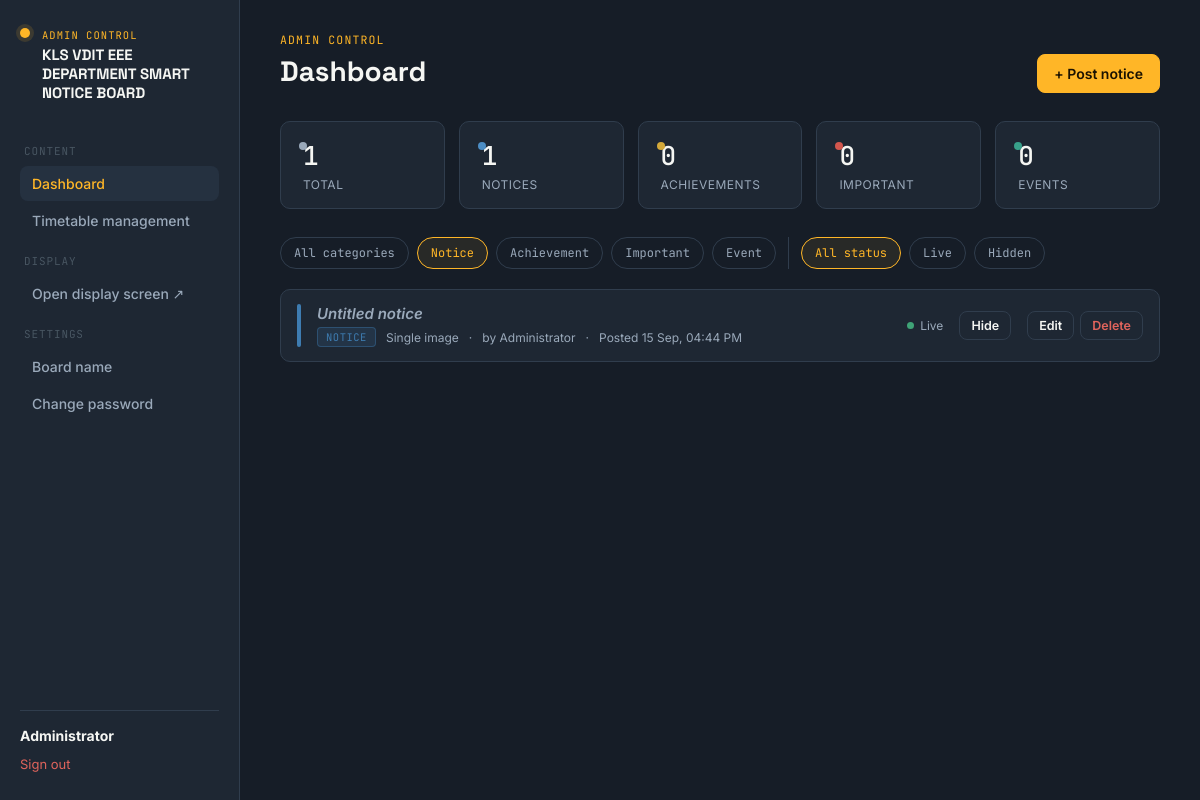
/dashboard?category=notice&status=all (signed in), run on the app's committed database.
### app.py (models this page shows, shortened)
class Settings(db.Model):
    id = db.Column(db.Integer, primary_key=True)
    board_title = db.Column(db.String(200), nullable=False, default=DEFAULT_BOARD_TITLE)

class User(UserMixin, db.Model):
    id = db.Column(db.Integer, primary_key=True)
    username = db.Column(db.String(64), unique=True, nullable=False)
    name = db.Column(db.String(128), nullable=False)
    password_hash = db.Column(db.String(255), nullable=False)
    role = db.Column(db.String(16), nullable=False, default="staff")  # admin | staff
    created_at = db.Column(db.DateTime, default=datetime.now)

class Notice(db.Model):
    id = db.Column(db.Integer, primary_key=True)
    title = db.Column(db.String(200), nullable=False)
    category = db.Column(db.String(20), nullable=False, default="notice")
    display_type = db.Column(db.String(20), nullable=False, default="text")
    text_content = db.Column(db.Text, nullable=True)
    images = db.Column(db.Text, nullable=True)  # JSON list of filenames
    video_filename = db.Column(db.String(255), nullable=True)
    image_fit = db.Column(db.String(10), nullable=False, default=DEFAULT_IMAGE_FIT)  # cover | contain
    is_active = db.Column(db.Boolean, default=True)
    priority = db.Column(db.Integer, default=0)  # higher shows first
    duration_seconds = db.Column(db.Integer, default=10)  # how long to show in the normal rotation
    popup_duration_seconds = db.Column(db.Integer, default=15)  # how long an "important" full-screen popup stays up (separate from rotation duration)
    show_caption = db.Column(db.Boolean, default=True)  # if False, photo notices show pure full-bleed image — no badge/title/date bar at all
    created_by_id = db.Column(db.Integer, db.ForeignKey("user.id"))
    created_by = db.relationship("User", backref="notices")
    created_at = db.Column(db.DateTime, default=datetime.now)
    updated_at = db.Column(db.DateTime, default=datetime.now, onupdate=datetime.now)
    expires_at = db.Column(db.Date, nullable=True)
    ocr_used = db.Column(db.Boolean, default=False)
    ocr_source_filename = db.Column(db.String(255), nullable=True)
    ocr_extracted_at = db.Column(db.DateTime, nullable=True)
    def is_expired(self):
        if self.expires_at is None:
            return False
        return self.expires_at < date.today()
    def category_label(self):
        return CATEGORIES.get(self.category, {}).get("label", self.category)
    def category_color(self):
        return CATEGORIES.get(self.category, {}).get("color", "#888888")

### app.py (the view)
@app.route("/dashboard")
@login_required
def dashboard():
    category_filter = request.args.get("category", "all")
    status_filter = request.args.get("status", "all")
    query = Notice.query
    if category_filter != "all":
        query = query.filter_by(category=category_filter)
    if status_filter == "active":
        query = query.filter_by(is_active=True)
    elif status_filter == "inactive":
        query = query.filter_by(is_active=False)
    notices = query.order_by(Notice.priority.desc(), Notice.created_at.desc()).all()
    counts = {
        "total": Notice.query.count(),
        "notice": Notice.query.filter_by(category="notice").count(),
        "achievement": Notice.query.filter_by(category="achievement").count(),
        "important": Notice.query.filter_by(category="important").count(),
        "event": Notice.query.filter_by(category="event").count(),
        "active": Notice.query.filter_by(is_active=True).count(),
    }
    return render_template(
        "dashboard.html",
        notices=notices,
        categories=CATEGORIES,
        counts=counts,
        category_filter=category_filter,
        status_filter=status_filter,
        type_labels=DISPLAY_TYPE_LABELS,
    )

### app.py (called while the page is built)
def get_settings():
    settings = Settings.query.first()
    if settings is None:
        settings = Settings(board_title=DEFAULT_BOARD_TITLE)
        db.session.add(settings)
        db.session.commit()
    return settings

@app.context_processor
def inject_settings():
    return {
        "site_settings": get_settings(),
        "asset_version": ASSET_VERSION,
        "ocr_available": PYTESSERACT_AVAILABLE and PYMUPDF_AVAILABLE,
    }

@login_manager.user_loader
def load_user(user_id):
    return User.query.get(int(user_id))

### templates/dashboard.html (shortened to what this page needs)
{% extends "base.html" %}
{% block content %}
{% set active = 'dashboard' %}
<div class="shell">
  {% include "_sidebar.html" with context %}
  <main class="main">
    <div class="page-head">
      <div>
        <span class="eyebrow">Admin Control</span>
        <h1>Dashboard</h1>
      </div>
      <a href="{{ url_for('add_notice') }}" class="btn btn-primary">+ Post notice</a>
    </div>
    <div class="stat-row">
      <div class="stat-card accent-dot" style="--dot: var(--ink-dim)"><div class="n">{{ counts.total }}</div><div class="l">Total</div></div>
      <div class="stat-card accent-dot" style="--dot: var(--cat-notice)"><div class="n">{{ counts.notice }}</div><div class="l">Notices</div></div>
      <div class="stat-card accent-dot" style="--dot: var(--cat-achievement)"><div class="n">{{ counts.achievement }}</div><div class="l">Achievements</div></div>
      <div class="stat-card accent-dot" style="--dot: var(--cat-important)"><div class="n">{{ counts.important }}</div><div class="l">Important</div></div>
      <div class="stat-card accent-dot" style="--dot: var(--cat-event)"><div class="n">{{ counts.event }}</div><div class="l">Events</div></div>
    </div>
    <div class="filter-bar">
      <a href="{{ url_for('dashboard', category='all', status=status_filter) }}" class="chip {{ 'active' if category_filter=='all' }}">All categories</a>
      {% for key, meta in categories.items() %}
      <a href="{{ url_for('dashboard', category=key, status=status_filter) }}" class="chip {{ 'active' if category_filter==key }}">{{ meta.label }}</a>
      {% endfor %}
      <a href="{{ url_for('dashboard', category=category_filter, status='all') }}" class="chip {{ 'active' if status_filter=='all' }}">All status</a>
      <a href="{{ url_for('dashboard', category=category_filter, status='active') }}" class="chip {{ 'active' if status_filter=='active' }}">Live</a>
      <a href="{{ url_for('dashboard', category=category_filter, status='inactive') }}" class="chip {{ 'active' if status_filter=='inactive' }}">Hidden</a>
    </div>
    {% if notices %}
    <div class="notice-list">
      {% for n in notices %}
      <div class="notice-row" style="--cat: {{ n.category_color() }}">
        <div class="stripe"></div>
        <div class="info">
          <h3 {% if not n.title %}style="color:var(--ink-dim); font-style:italic;"{% endif %}>{{ n.title or 'Untitled notice' }}</h3>
          <div class="meta">
            <span class="tag">{{ n.category_label() }}</span>
            <span>{{ type_labels.get(n.display_type, n.display_type) }}</span>
            <span>·</span>
            <span>by {{ n.created_by.name if n.created_by else 'unknown' }}</span>
            <span>·</span>
            <span>Posted {{ n.created_at.strftime('%d %b, %I:%M %p') if n.created_at else n.updated_at.strftime('%d %b, %I:%M %p') }}</span>
          </div>
        </div>
        <div style="display:flex; align-items:center; gap:6px; font-size:12px; color:var(--ink-dim);">
          <span class="status-dot {{ 'on' if n.is_active else 'off' }}"></span>
          {{ 'Live' if n.is_active else 'Hidden' }}
        </div>
        <form method="POST" action="{{ url_for('toggle_notice', notice_id=n.id) }}">
          <button class="btn btn-ghost btn-sm">{{ 'Hide' if n.is_active else 'Show' }}</button>
        </form>
        <div class="actions">
          <a class="btn btn-ghost btn-sm" href="{{ url_for('edit_notice', notice_id=n.id) }}">Edit</a>
          <form method="POST" action="{{ url_for('delete_notice', notice_id=n.id) }}" onsubmit="return confirm('Delete this notice permanently?');">
            <button class="btn btn-ghost btn-sm btn-danger">Delete</button>
          </form>
        </div>
      </div>
      {% endfor %}
    </div>
    {% else %}
    <div class="empty-state">
      <h3>Nothing here yet</h3>
    </div>
    {% endif %}
  </main>
</div>
{% endblock %}

### templates/_sidebar.html
<aside class="sidebar">
  <div class="brand-block">
    <span class="brand-mark"></span>
    <div class="brand-text">
      <span class="brand-eyebrow">Admin Control</span>
      <span class="brand-name">{{ site_settings.board_title }}</span>
    </div>
  </div>
  <nav class="nav-group">
    <span class="nav-label">Content</span>
    <a class="nav-link {{ 'active' if active=='dashboard' }}" href="{{ url_for('dashboard') }}">Dashboard</a>
    <a class="nav-link {{ 'active' if active=='timetable' }}" href="{{ url_for('timetable_list') }}">Timetable management</a>
    <span class="nav-label">Display</span>
    <a class="nav-link" href="{{ url_for('display') }}" target="_blank">Open display screen ↗</a>
    <span class="nav-label">Settings</span>
    <a class="nav-link {{ 'active' if active=='settings' }}" href="{{ url_for('board_settings') }}">Board name</a>
    <a class="nav-link {{ 'active' if active=='password' }}" href="{{ url_for('change_password') }}">Change password</a>
  </nav>
  <div class="sidebar-footer">
    <strong>{{ current_user.name }}</strong>
    <a class="logout-link" href="{{ url_for('logout') }}">Sign out</a>
  </div>
</aside>

### data on the page
Settings: board_title "KLS VDIT EEE DEPARTMENT SMART NOTICE BOARD"
User: name "Administrator"
Notice: title "Untitled notice", category_label "NOTICE", get "Single image", created_by "Administrator", created_at "15 Sep, 04:44 PM", is_active "Live", is_active "Hide"

### other printed values
{{ counts.total }} "1"
{{ counts.notice }} "1"
{{ counts.achievement }} "0"
{{ counts.important }} "0"
{{ counts.event }} "0"
{{ meta.label }} "Notice" "Achievement" "Important" "Event"
